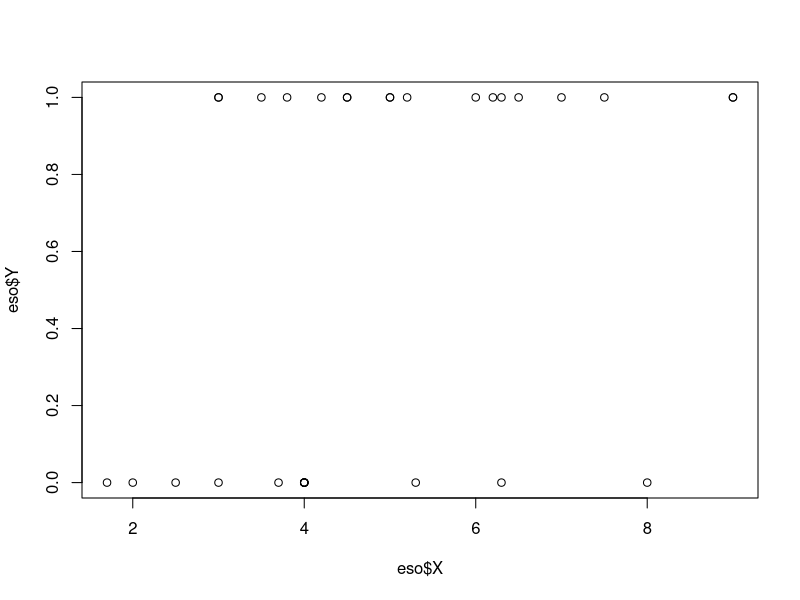
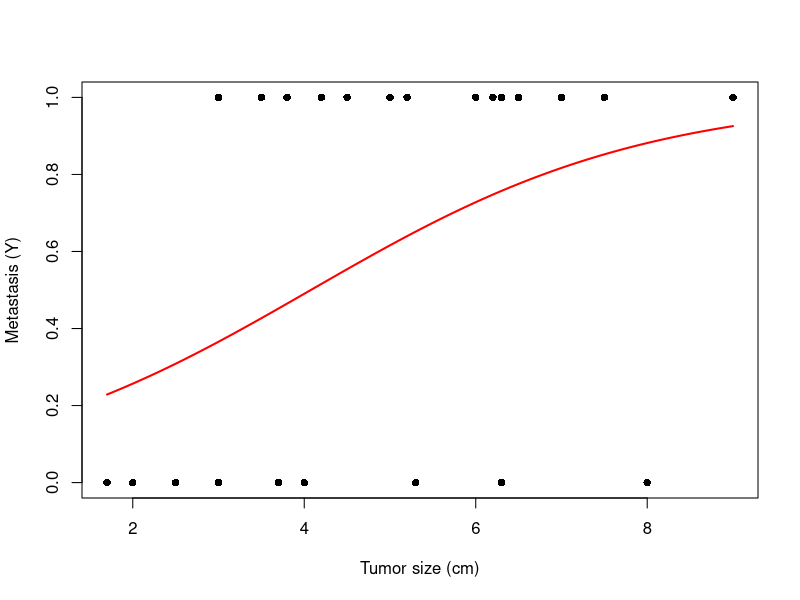

These figures' R source, in order:
## ---- chunk 1
eso <- data.frame(
  patient = 1:31,
  X = c(6.5, 6.3, 3.8, 7.5, 4.5, 3.5, 4.0, 3.7, 6.3, 4.2,
        8.0, 5.2, 5.0, 2.5, 7.0, 5.3, 6.2, 2.0, 9.0, 4.0,
        3.0, 6.0, 4.0, 4.0, 4.0, 5.0, 9.0, 4.5, 3.0, 3.0, 1.7),
  Y = c(1, 0, 1, 1, 1, 1, 0, 0, 1, 1,
        0, 1, 1, 0, 1, 0, 1, 0, 1, 0,
        1, 1, 0, 0, 0, 1, 1, 1, 0, 1, 0)
)
eso
## ---- chunk 2
plot(eso$X,eso$Y)
## ---- chunk 3

# logistic regression
fit <- glm(Y ~ X, data = eso, family = binomial)
summary(fit)

## ---- chunk 4
plot(eso$X, eso$Y, pch = 16, xlab = "Tumor size (cm)", ylab = "Metastasis (Y)",
     ylim = c(0, 1))

xx <- seq(min(eso$X), max(eso$X), length.out = 200)
pp <- predict(fit, newdata = data.frame(X = xx), type = "response")
lines(xx, pp, col = "red", lwd = 2)
## ---- chunk 5
predict(fit, newdata = data.frame(X = 4), type = "response")
